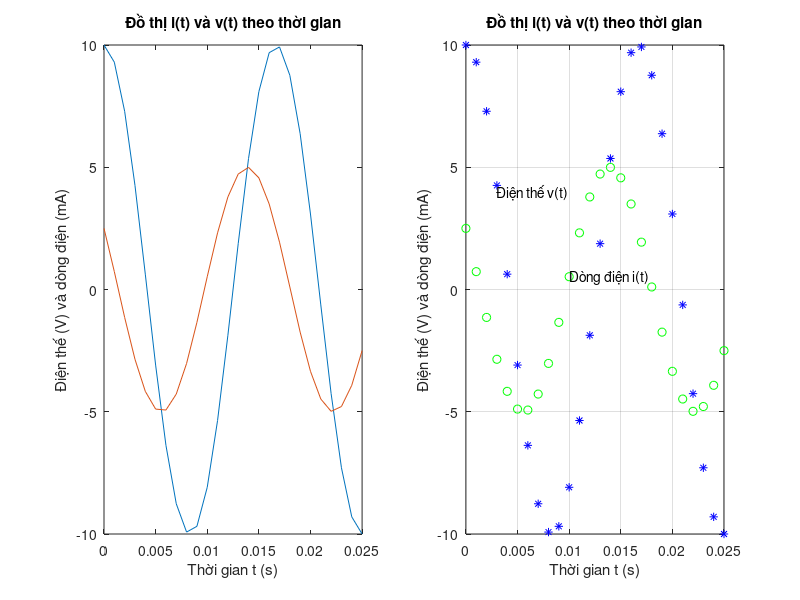

Reproduce this figure in MATLAB.
t = 0:0.001:0.025;
vt = 10*cos(377.*t);
it = 5*cos(377.*t + deg2rad(60));
subplot(1,2,1);
plot(t, vt, t, it);
xlabel('Thời gian t (s)');
ylabel('Điện thế (V) và dòng điện (mA)');
title('Đồ thị i(t) và v(t) theo thời gian');
subplot(1,2,2);
plot(t, vt, 'b*', t, it, 'go');
text(0.003, 4, 'Điện thế v(t)');
text(0.01, 0.5, 'Dòng điện i(t)');
xlabel('Thời gian t (s)');
ylabel('Điện thế (V) và dòng điện (mA)');
title('Đồ thị i(t) và v(t) theo thời gian');
grid on;
